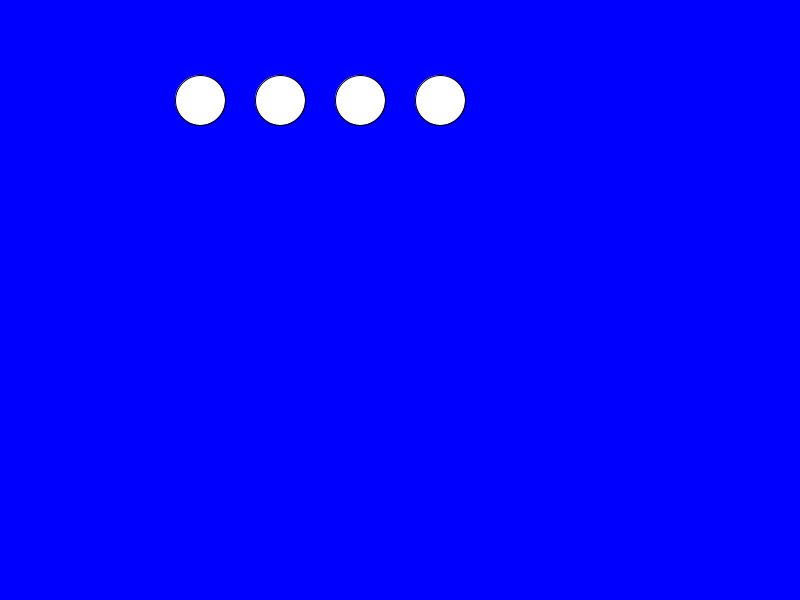
Frame 1 (no input)
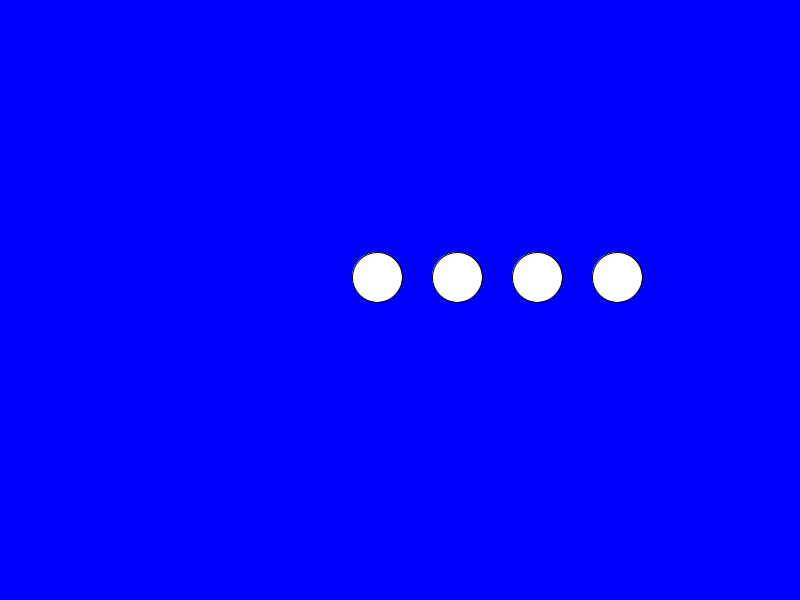
Frame 60 (the mouse pressed at the canvas centre just before this capture)
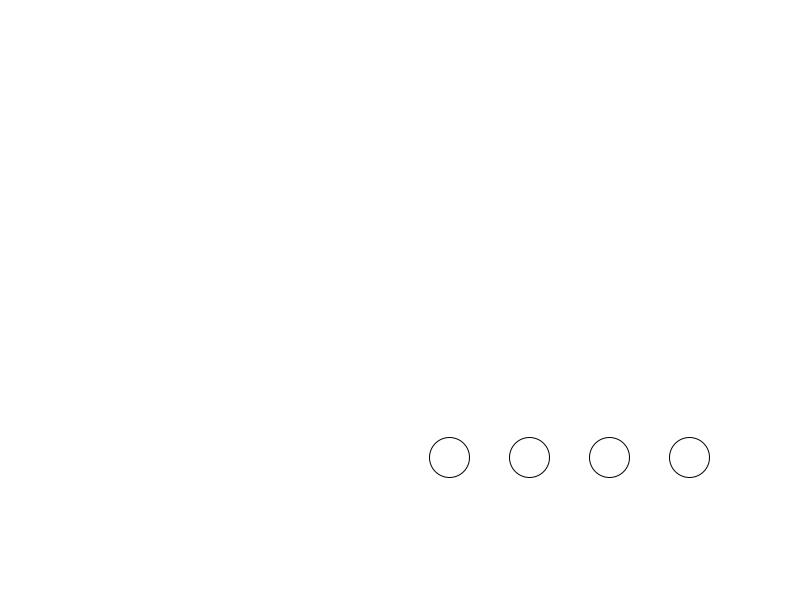
Frame 120 (the mouse held since frame 60 and released just before this capture)

The Processing sketch that drew these frames (run headless with seeded random() and noise(); from frame 60 on, the mouse is pressed at the canvas centre):

// Processing sketch: processing_162753
// ── processing_162753.pde

int x = 200;
int y = 100;
int xspeed = 3;
int yspeed = 3;
int l = 0;
int b = 300;
float z= 50;

void setup() {
  size(800, 600);

}

void draw() {
  background(mouseX, mouseY, 255);

    if (x > width - b|| x < 0) { // left and right walls
      xspeed = -xspeed; // go the other way
      if (z>0)
      {
        z=z-10;
      }
    }
    if (y > height || y < 0) { // top and bottom walls
      yspeed = -yspeed; // go the other way 
      if (z>0)
      {
        z=z-10;
  
   }
    }
    while (l < b)
    {
      ellipse(x + l, y, z, z);
      l = l + 80;
    }
    l = 0;
        x+=xspeed; // this effectively moves them
        y+=yspeed;
}
 

    //fill(#BCBABA);

    //ellipse(x-40, y, z, z);
    //ellipse(x, y, z, z);
 
    //ellipse (x+40, y, z, z);  

   //z=z-.01;
  
  
  //x+=xspeed; // this effectively moves them
  //y+=yspeed;
 
